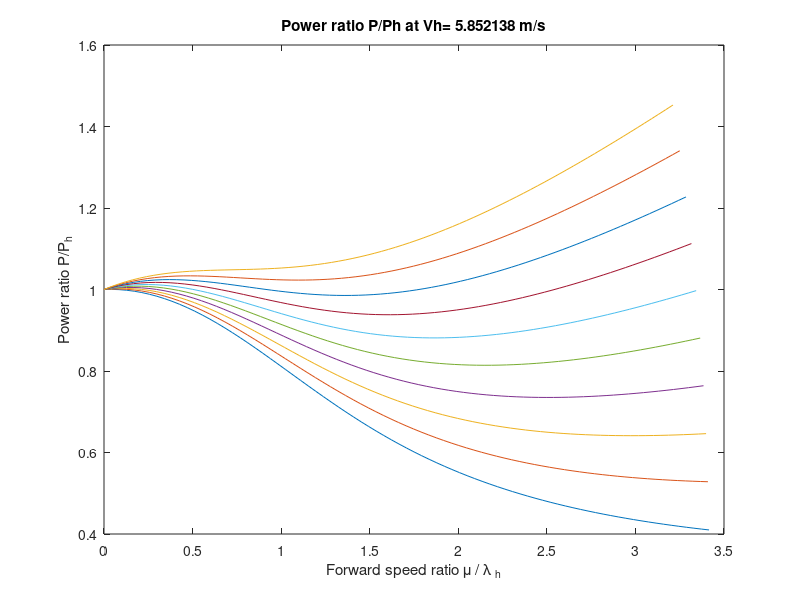
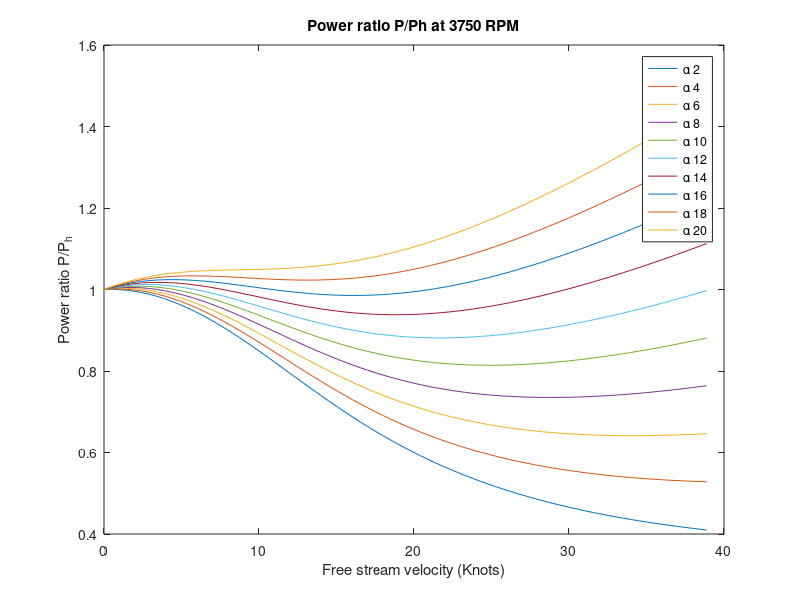

Here is the MATLAB script that generated these plots, in order:
% Aerodynamic model for simulator
%We need a model that will give us rotor thrust, power and drag as a function of RPM, and
%translational speed.
%We can use momentum theory applied to fwd flight and the empirical data
%for specific propellers measure in hover.

%first step is to define the mass flow through the rotor disks
% we are looking at the problem in the plane defined by the relative wind
% speed vector across each rotor

close all
clear all

%resultant velocity perpendicular to disk.

%input parameters:
rho=1.225;%Kg/m^3
Vinf_vector=linspace(0, 20, 81); %m/s airflow speed
alpha_vector=linspace(2, 20, 10).*pi/180;%5*pi/180; % radians. AoA of the rotor wrt to flow... be carefull this is not wrt to earth

%rotor
R=8.0*0.0254;%17 in diameter in m
A=pi*R^2;
%parameter for vortex ring state empirical model
k=1.05;%induced power factor of rotor
k1=-1.125;
k2=-1.372;
k3=-1.718;
k4=-0.655;

%These are the empirical equations for the Mejzlik 16x5.5

w=4000;%Rotational speed in RPM

%valid between 1000and 5750 RPM
T_w = 6.72490E-15*w^4 - 5.63934E-12*w^3 + 5.86260E-07*w^2 + 1.04810E-04*w - 2.75957E-01;%Hover thrust in N as a function of rotational speed w in RPM
P_w =2.55735E-09*w^3 - 6.47430E-06*w^2 +  1.34812E-02*w - 8.67247E+00;%Hover power in N as a function of rotational speed w in RPM
FM_w =-1.449632E-08*w^2 + 1.623250E-04*w + 2.447785E-01;%FM as function of RPM valid between 1000and 5750 RPM

%equations for a 17 in xoar prop I think
% T_w = 1.22185E-06*w^2 - 6.50161E-04*w + 3.16712E-01;%Hover thrust in N as a function of rotational speed w in RPM
% P_w = 2.113880E-05*w^2 - 4.441241E-02*w + 2.621002E+01;%Hover power in N as a function of rotational speed w in RPM
% FM_w =1.962953E-11*w^3 - 1.725853E-07*w^2 + 5.134860E-04*w + 4.070404E-02;%FM as function of RPM valid between 900 and 4300 RPM

Po_w=((T_w)^1.5/sqrt(2*rho*A))*(1/FM_w-k);
Vh=sqrt(T_w/(2*rho*A));
%hover inflow ratio
lambda_h=Vh/(w*R);

%Induced speed across rotor
% This is an implicit equation that we will solve using numerical methods.
%Vi=Vh^2/(sqrt((Vinf*cos(alpha))^2+(Vinf*sin(alpha)+Vi)^2)); eq 2.122 leishman



%lines AoA    --> i
%columns Vinf --> j

alpha_bound=-70*pi/180;


for j=1:length(Vinf_vector)
    for i=1:length(alpha_vector)
        
        Vinf=Vinf_vector(j);
        alpha=alpha_vector(i);
        
        %To be able to have the bounds for interpolation I need to 
        %calculate the induced velocity at the angle that I defined if
        %there is a change I can end up in the region where I need to
        %interpolate
        
        if ((Vinf/Vh>0 && Vinf/Vh<2 && alpha<alpha_bound))
        
                              Vi - Vh^2/((Va(i)*cos(model_pitch(i)))^2 + (Va(i)*sin(model_pitch(i)) + Vi)^2)^0.5
        fun_Vi_b_interp=@(Vid)Vid-Vh^2/(sqrt((Vinf*cos(alpha_bound))^2+(Vinf*sin(alpha_bound)+Vid)^2));
        guess=Vh;
        [Vi_bound,fval,exitflag]=fzero(fun_Vi_b_interp,guess); 
        
        %Empirical approximation during vortex ring state
        Vi_vrs_ratio=k+k1*(-Vinf/Vh)+k2*(-Vinf/Vh)^2+k3*(-Vinf/Vh)^3+k4*(-Vinf/Vh)^4;
        Vi_vrs=Vi_vrs_ratio*Vh;

        %Now we interpolate
        Vi(i,j)=interp1([-pi/2 alpha_bound],[Vi_vrs Vi_bound],alpha,'spline');
        
        
        else    
        %this is the general case
        fun_Vi=@(Vid)Vid-Vh^2/(sqrt((Vinf*cos(alpha))^2+(Vinf*sin(alpha)+Vid)^2));
        guess=Vh;
        [Vi(i,j),fval,exitflag]=fzero(fun_Vi,guess);
        end
        
        U(i,j)=sqrt(Vinf^2+2*Vinf*Vi(i,j)*sin(alpha)+Vi(i,j)^2);
        
        %Thrust produced by rotor
        T(i,j)=2*rho*A*U(i,j)*Vi(i);
        T_ratio(i,j)=T(i,j)./T_w;
        
        %induced power.
        P(i,j)=T(i,j)*Vinf*sin(alpha)+T(i,j)*Vi(i,j);
        %I could add profile power based on speed and experiments and have
        %a induced power factor too... it is a hack:
        %total power profile power + induced power+induced losses
        P_tot(i,j)=P(i,j)*k+Po_w;%
        
        
        %I need to calculate the power at any operating condition. I know
        %experimentally the power at hover, this is of great help. we have eq 2.140
        %leishman.
        
        %we can have the same type of approach as for thrust ratio
        
        P_ratio(i,j)=(Vinf*sin(alpha)+Vi(i,j))./Vh;%eq 2.140 leishman this is induced power ratio
        %P_ratio(i,j)=P_tot(i,j)./P_w;
        
        %advance ratio mu
        mu(i,j)=Vinf*cos(alpha)/(w*R);
        mu_ratio(i,j)=mu(i,j)/lambda_h;

        %inflow lambda
        lambda(i,j)=(Vinf*sin(alpha))/(w*R)+Vi(i,j)/(w*R);%eq 2.123
        lambda_i(i,j)=lambda_h^2/sqrt(mu(i,j)^2+lambda(i,j)^2);%notice this is the induced one
        
        
        lambda_ratio(i,j)=lambda(i,j)/lambda_h; %this is the same as power ratio P/Ph
       
        %check page 95 leishman
        
        %alternative way of calculating inflow ratio
        lambda_ratio2(i,j)=mu(i,j)/lambda_h*tan(alpha)+lambda_h/(sqrt(mu(i,j)^2+lambda(i,j)^2));%eq 2.142
        
        
        
    end
    
end


% figure
% [c,h]=contourf(Vinf_vector./Vh,alpha_vector.*180/pi,T_ratio,100);clabel(c, h)
% xlabel('V_{infinity}/Vh')
% ylabel('Rotor AoA (deg)')
% str = sprintf('Thrust ratio T/Th at Vh= %f m/s',Vh);
% title(str);

% plot(T_ratio,alpha_vector.*180/pi);figure(gcf);
% ylabel('T/Thover')
% xlabel('Rotor AoA')

%Alpha is positive when rotor is pitching down with respect to incoming
%flow Vinf

% figure
% [c,h]=contourf(Vinf_vector./Vh,alpha_vector.*180/pi,T_ratio,50);%clabel(c, h)
% xlabel('V_{infinity}/Vh')
% ylabel('Rotor AoA')
% str = sprintf('Thrust ratio T/Th at Vh= %f m/s',Vh);
% title(str);

% figure
% [c,h]=contourf(Vinf_vector./Vh,alpha_vector.*180/pi,Vi./Vh,50);%clabel(c, h)
% xlabel('V_{infinity}/Vh')
% ylabel('Rotor AoA')
% str = sprintf('Vi/Vh at Vh= %f m/s',Vh);
% title(str);


%Let's try to reproduce figure 2.18 p 84 leishman  axial flight
%when the range reaches + - 90 deg

% figure
% hold
%This loop is useful to find the a good spot to start the interpolation.
%a linear interpolation should work well enough, do this next to you work on this
% 
% for a=0:22
%     
%     plot(-Vinf_vector./Vh,Vi(1+a,:)./Vh,'+-b')
%     plot(Vinf_vector./Vh,Vi(end-a,:)./Vh,'+-b')
%     xlabel('Climb velocity ratio(Vc/Vh)')
%     ylabel('Induced vel ratio Vi/Vh')
%     
%     %let's compare this with the exact analytical solutions.
%     
%     %for climb
%     Vi_vh_climb=-(Vinf_vector./(2*Vh))+sqrt((Vinf_vector./(2*Vh)).^2+1);
%     
%     %for descent
%     Vi_vh_desc=-(-Vinf_vector./(2*Vh))-sqrt((-Vinf_vector./(2*Vh)).^2-1);
%     
%     plot(Vinf_vector./Vh,Vi_vh_climb,'ro')
%     plot(-Vinf_vector./Vh,Vi_vh_desc,'ro')
%     % so this is working..I had to add minus sign to fix the inputs to the eqs.
%     
%     
%     %vortex ring state empirical aproximation
%     %this eq is only valid in the range of -2<=Vinf_vector./Vh<=0;
%     Vi_vrs_ratio=k+k1*(-Vinf_vector./Vh)+k2*(-Vinf_vector./Vh).^2+k3*(-Vinf_vector./Vh).^3+k4*(-Vinf_vector./Vh).^4;
%     
%     plot(-Vinf_vector./Vh,Vi_vrs_ratio,'g')
%     
% end
% %so I need to interpolate between the vrs empirical solution and the momentum equs using along the rotor angle of attack




%Let's try to reproduce figure 2.20 p 88 leishman  axial flight
%when the range reaches + - 90 deg
% figure
% hold
% 
% for a=0:22
%     
%     plot(-Vinf_vector./Vh,P_ratio(1+a,:),'+-b')
%     plot(Vinf_vector./Vh,P_ratio(end-a,:),'+-b')
%     xlabel('Climb velocity ratio(Vc/Vh)')
%     ylabel('Induced vel ratio Vi/Vh')
%     
%     %let's compare this with the exact analytical solutions.
%     
%     %for climb
%     P_Ph_climb=(Vinf_vector./(2*Vh))+sqrt((Vinf_vector./(2*Vh)).^2+1);
%     
%     %for descent
%     P_Ph_desc=-(Vinf_vector./(2*Vh))-sqrt((Vinf_vector./(2*Vh)).^2-1);%notice how I had to add the negative sign because of the way I am defioning the flow that is always positive
%     
%     plot(Vinf_vector./Vh,P_Ph_climb,'ro')
%     plot(-Vinf_vector./Vh,P_Ph_desc,'ro')
%     % so this is working..I had to add minus sign to fix the inputs to the eqs.
% 
% 
% end


% %Power calcs works were momentum theory is valid.
% figure
% hold
% 
% for a=1:length(Vinf_vector);
% plot(Vinf_vector./Vh,P(a,:),'-+k',Vinf_vector./Vh,P_tot(a,:),'-og')
% end

% figure
% [c,h]=contourf(Vinf_vector./Vh,alpha_vector.*180/pi,P_ratio,100);clabel(c, h)
% xlabel('V_{infinity}/Vh')
% ylabel('Rotor AoA')
% str = sprintf('Power ratio P/Ph at Vh= %f m/s',Vh);
% title(str);

%I need to keep eaither power or thrust constant. think about it.
%Let's generate figure 2.26 of leishman's book. inflow ratio vs. fwd speed
%ratio for different rotor AoA.

%we need advance ratio mu
%mu=Vinf*sin(alpha)+vi/omega*R




figure
plot(mu_ratio',lambda_ratio')
%ylabel('inflow ratio \lambda / \lambda _h')
ylabel('Power ratio P/P_h')
xlabel('Forward speed ratio \mu / \lambda _h')
%legend('\alpha 2','\alpha 4','\alpha 6','\alpha 8','\alpha 10','\alpha 12','\alpha 14','\alpha 16','\alpha 18','\alpha 20')
str = sprintf('Power ratio P/Ph at Vh= %f m/s',Vh);
title(str);

figure
plot(Vinf_vector.*1.9438,lambda_ratio')
%ylabel('inflow ratio \lambda / \lambda _h')
ylabel('Power ratio P/P_h')
xlabel('Free stream velocity (Knots)')
legend('\alpha 2','\alpha 4','\alpha 6','\alpha 8','\alpha 10','\alpha 12','\alpha 14','\alpha 16','\alpha 18','\alpha 20')
title('Power ratio P/Ph at 3750 RPM');

L_D_ratio=1./tan(alpha_vector);

%using the calcualtions for drag in the filament I can estimate the L/D ratio of the system. By adding the vertical and horizontal components
%of the tension. 

%I can have the horizontal forces for the given vehicle AoA by fixing T at
%17 lb
D=6*T_w./L_D_ratio;%N
D_lbs=D./4.448;%lbs

%I think this drag includes profile power and parasitic drag.

%total power eq 5.53.
